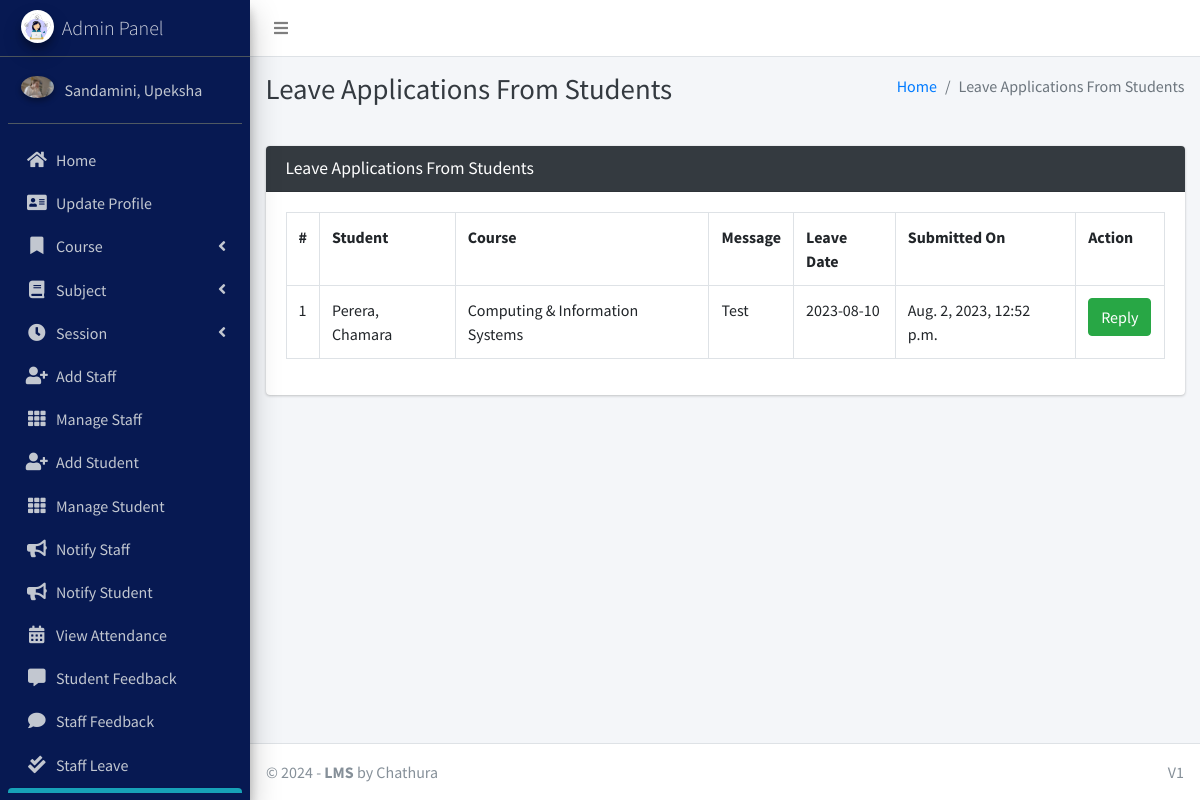
The page /student/view/leave/ (signed in) on the database its author committed.
### main_app/models.py (models this page shows)
class CustomUser(AbstractUser):
    USER_TYPE = ((1, "HOD"), (2, "Staff"), (3, "Student"))
    GENDER = [("M", "Male"), ("F", "Female")]
    username = None  # Removed username, using email instead
    email = models.EmailField(unique=True)
    user_type = models.CharField(default=1, choices=USER_TYPE, max_length=1)
    gender = models.CharField(max_length=1, choices=GENDER)
    profile_pic = models.ImageField()
    address = models.TextField()
    fcm_token = models.TextField(default="")  # For firebase notifications
    created_at = models.DateTimeField(auto_now_add=True)
    updated_at = models.DateTimeField(auto_now=True)
    USERNAME_FIELD = "email"
    REQUIRED_FIELDS = []
    objects = CustomUserManager()
    def __str__(self):
        return self.last_name + ", " + self.first_name

class LeaveReportStudent(models.Model):
    student = models.ForeignKey(Student, on_delete=models.CASCADE)
    date = models.CharField(max_length=60)
    message = models.TextField()
    status = models.SmallIntegerField(default=0)
    created_at = models.DateTimeField(auto_now_add=True)
    updated_at = models.DateTimeField(auto_now=True)

class Student(models.Model):
    admin = models.OneToOneField(CustomUser, on_delete=models.CASCADE)
    course = models.ForeignKey(Course, on_delete=models.DO_NOTHING, null=True, blank=False)
    session = models.ForeignKey(Session, on_delete=models.DO_NOTHING, null=True)
    def __str__(self):
        return self.admin.last_name + ", " + self.admin.first_name

class Course(models.Model):
    name = models.CharField(max_length=120)
    created_at = models.DateTimeField(auto_now_add=True)
    updated_at = models.DateTimeField(auto_now=True)
    def __str__(self):
        return self.name

### main_app/hod_views.py (the view, shortened to what this page needs)
# urls.py: path("student/view/leave/", hod_views.view_student_leave,
@csrf_exempt
def view_student_leave(request):
    if request.method != 'POST':
        allLeave = LeaveReportStudent.objects.all()
        context = {
            'allLeave': allLeave,
            'page_title': 'Leave Applications From Students'
        }
        return render(request, "hod_template/student_leave_view.html", context)

### main_app/templates/hod_template/student_leave_view.html (shortened to what this page needs)
{% extends 'main_app/base.html' %}
{% load static %}
{% block page_title %}{{page_title}}{% endblock page_title %}
{% block content %}
<section class="content">
    <div class="container-fluid">
        <div class="row">
            <div class="col-md-12">
                <div class="card card-dark">
                    <div class="card-header">
                        <h3 class="card-title">{{page_title}}</h3>
                    </div>
                    <div class="table card-body">
                        <table class="table table-bordered table-hover">
                            <tr>
                                <th>#</th>
                                <th>Student</th>
                                <th>Course</th>
                                <th>Message</th>
                                <th>Leave Date</th>
                                <th>Submitted On</th>
                                <th>Action</th>
                            </tr>
                            {% for leave in  allLeave %}
                              <tr>
                                  <td>{{forloop.counter}}</td>
                                  <td>{{leave.student}}</td>
                                  <td>{{leave.student.course}}</td>
                                  <td>{{leave.message}}</td>
                                  <td>{{leave.date}}</td>
                                  <td>{{leave.created_at}}</td>
                                      {% if leave.status == 0 %}
                                           <td> <button data-toggle = "modal" data-target = "#reply_modal" value="{{leave.id}}" class="btn btn-success reply_open_modal">Reply</button>
{% elif leave.status == -1 %}
<td><span  class='badge badge-danger'>Rejected</span></td>
{% else %}
<td><span  class='badge badge-success'>Approved</span></td>
                                            <td>{{feedback.updated_at}}</td>
                                      {% endif %}
                                  </td>
                              </tr>
                            {% endfor %}
                        </table>
                    </div>
                    </div>
            </div>
        </div>
    </div>
</section>
{% endblock content %}

### main_app/templates/main_app/sidebar_template.html (shortened to what this page needs)
{% load static %}
<aside class="main-sidebar sidebar-dark-info elevation-4">
    {% if request.user.user_type == '1' %}
    <a href="{% url 'admin_home' %}" class="brand-link">
        <img src="{% static 'dist/img/cmsl.png' %} " alt="AdminLTE Logo"
            class="brand-image img-circle elevation-3" >
        <span class="brand-text font-weight-light">Admin Panel</span>
    </a>
    <div class="sidebar">
        <div class="user-panel mt-3 pb-3 mb-3 d-flex">
            <div class="image">
                <img src="{{ request.user.profile_pic}}" class="img-circle elevation-2" alt="User Image">
            </div>
            <div class="info">
                <a href="#" class="d-block">{{user}}</a>
            </div>
        </div>
        <nav class="mt-2">
            <ul class="nav nav-pills nav-sidebar flex-column" data-widget="treeview" role="menu" data-accordion="false">
                <li class="nav-item">
                    {% url 'admin_home' as admin_home %}
                    <a href="{{admin_home}}" class="nav-link {% if admin_home == request.path %} active {% endif %}">
                        <i class="nav-icon fas fa-home"></i>
                        <p>
                            Home
                        </p>
                    </a>
                </li>
                <li class="nav-item">
                    {% url 'admin_view_profile' as admin_view_profile %}
                    <a href="{{admin_view_profile}}"
                        class="nav-link {% if admin_view_profile == request.path %} active {% endif %}">
                        <i class="nav-icon fas fa-address-card"></i>
                        <p>
                            Update Profile
                        </p>
                    </a>
                </li>
                <li class="nav-item has-treeview">
                    <a href="#" class="nav-link">
                        <i class="nav-icon fas fa-bookmark"></i>
                        <p>
                            Course
                            <i class="fas fa-angle-left right"></i>
                        </p>
                    </a>
                </li>
                <li class="nav-item has-treeview">
                    <a href="#" class="nav-link">
                        <i class="nav-icon fas fa-book"></i>
                        <p>
                            Subject
                            <i class="fas fa-angle-left right"></i>
                        </p>
                    </a>
                </li>
                <li class="nav-item has-treeview">
                    <a href="#" class="nav-link">
                        <i class="nav-icon fas fa-clock"></i>
                        <p>
                            Session
                            <i class="fas fa-angle-left right"></i>
                        </p>
                    </a>
                </li>
                <li class="nav-item">
                    {% url 'add_staff' as add_staff %}
                    <a href="{{add_staff}}" class="nav-link {% if add_staff == request.path %} active {% endif %}">
                        <i class="nav-icon fas fa-user-plus"></i>
                        <p>
                            Add Staff
                        </p>
                    </a>
                </li>
                <li class="nav-item">
                    {% url 'manage_staff' as manage_staff %}
                    {% url 'edit_staff' staff_id as edit_staff %}
                    <a href="{{manage_staff}}"
                        class="nav-link {% if manage_staff == request.path or request.path == edit_staff %} active {% endif %}">
                        <i class="nav-icon fas fa-th"></i>
                        <p>
                            Manage Staff
                        </p>
                    </a>
                </li>
                <li class="nav-item">
                    {% url 'add_student' as add_student%}
                    <a href="{{add_student}}" class="nav-link  {% if add_student == request.path %} active {% endif %}">
                        <i class="nav-icon fas fa-user-plus"></i>
                        <p>
                            Add Student
                        </p>
                    </a>
                </li>
                <li class="nav-item">
                    {% url 'manage_student' as manage_student %}
                    {% url 'edit_student' student_id as edit_student %}
                    <a href="{{manage_student}}"
                        class="nav-link  {% if edit_student == request.path or manage_student == request.path %} active {% endif %}">
                        <i class="nav-icon fas fa-th"></i>
                        <p>
                            Manage Student
                        </p>
                    </a>
                </li>
                <li class="nav-item">
                    {% url 'admin_notify_staff' as admin_notify_staff %}
                    <a href="{{admin_notify_staff}}"
                        class="nav-link {% if admin_notify_staff == request.path %} active {% endif %}">
                        <i class="nav-icon fas fa-bullhorn"></i>
                        <p>
                            Notify Staff
                        </p>
                    </a>
                </li>
                <li class="nav-item">
                    {% url 'admin_notify_student' as admin_notify_student %}
                    <a href="{{admin_notify_student}}"
                        class="nav-link {% if admin_notify_student == request.path %} active {% endif %}">
                        <i class="nav-icon fas fa-bullhorn"></i>
                        <p>
                            Notify Student
                        </p>
                    </a>
                </li>
                <li class="nav-item">
                    {% url 'admin_view_attendance' as admin_view_attendance %}
                <li class="nav-item">
                    <a href="{{admin_view_attendance}}"
                        class="nav-link  {% if admin_view_attendance == request.path %} active {% endif %}">
                        <i class="nav-icon fas fa-calendar-alt"></i>
                        <p>
                            View Attendance
                        </p>
                    </a>
                </li>
                <li class="nav-item">
                    {% url 'student_feedback_message' as student_feedback_message %}
                    <a href="{{ student_feedback_message }}"
                        class="nav-link  {% if student_feedback_message == request.path %} active {% endif %}">
                        <i class="nav-icon fas fa-comment-alt"></i>
                        <p>
                            Student Feedback
                        </p>
                    </a>
                </li>
                <li class="nav-item">
                    {% url 'staff_feedback_message' as staff_feedback_message %}
                    <a href="{{staff_feedback_message}}"
                        class="nav-link   {% if staff_feedback_message == request.path %} active {% endif %}">
                        <i class="nav-icon fas fa-comment"></i>
                        <p>
                            Staff Feedback
                        </p>
                    </a>
                </li>
                <li class="nav-item">
                    {% url 'view_staff_leave' as view_staff_leave %}
                    <a href="{{view_staff_leave}}"
                        class="nav-link  {% if view_staff_leave == request.path %} active {% endif %}">
                        <i class="nav-icon fas fa-check-double"></i>
                        <p>
                            Staff Leave
                        </p>
                    </a>
                </li>
                <li class="nav-item">
                    {% url 'view_student_leave' as view_student_leave %}
                    <a href="{% url 'view_student_leave' %}"
                        class="nav-link  {% if view_student_leave == request.path %} active {% endif %}">
                    </a>
                </li>
                                        {% endif %}
                                    </ul>
                                </nav>
                            </div>
</aside>

### rows shown on the page
CustomUser: user.profile_pic (picture), last_name+first_name "Sandamini, Upeksha"
LeaveReportStudent: student "Perera, Chamara", student.course "Computing & Information Systems", message "Test", date "2023-08-10", created_at "Aug. 2, 2023, 12:52 p.m."

### other values the page prints
{{ page_title }} "Leave Applications From Students"
